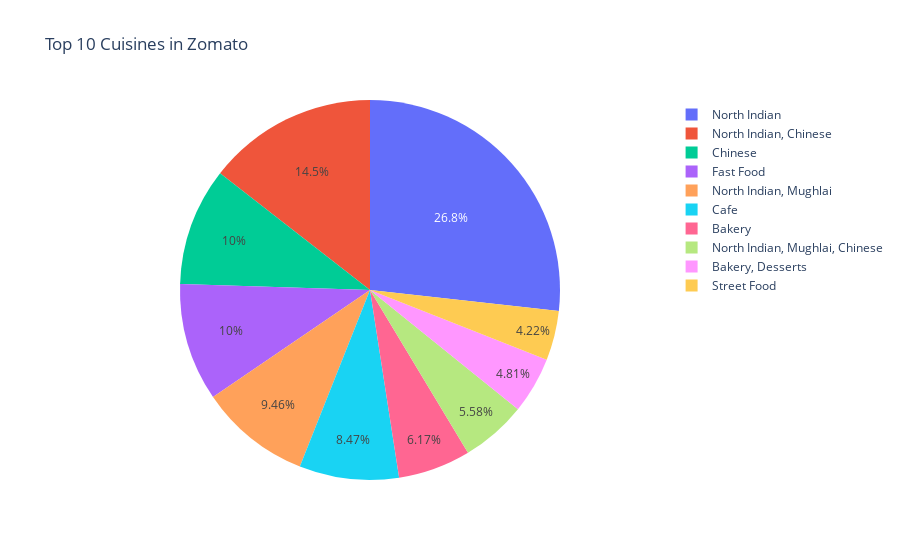

Notebook code for this chart:
### Markdown cell above
**`Question:`** 
- What are the Top 10 cuisines of Zomato?

### Code cell
final_df['Cuisines'].value_counts().reset_index()[:10]
import plotly.express as px
fig = px.pie(final_df['Cuisines'].value_counts().reset_index()[:10], values='Cuisines', names='index', title='Top 10 Cuisines in Zomato')
fig.show()

### Figure 1 — Plotly figure (JSON) as saved in the notebook; plotly's stock layout.template omitted (floating-point values rounded to 4 significant figures)
{"data": [{"domain": {"x": [0, 1], "y": [0, 1]}, "hovertemplate": "index=%{label}<br>Cuisines=%{value}<extra></extra>", "labels": ["North Indian", "North Indian, Chinese", "Chinese", "Fast Food", "North Indian, Mughlai", "Cafe", "Bakery", "North Indian, Mughlai, Chinese", "Bakery, Desserts", "Street Food"], "legendgroup": "", "name": "", "showlegend": true, "type": "pie", "values": [945, 511, 354, 354, 334, 299, 218, 197, 170, 149]}], "layout": {"legend": {"tracegroupgap": 0}, "title": {"text": "Top 10 Cuisines in Zomato"}}}
